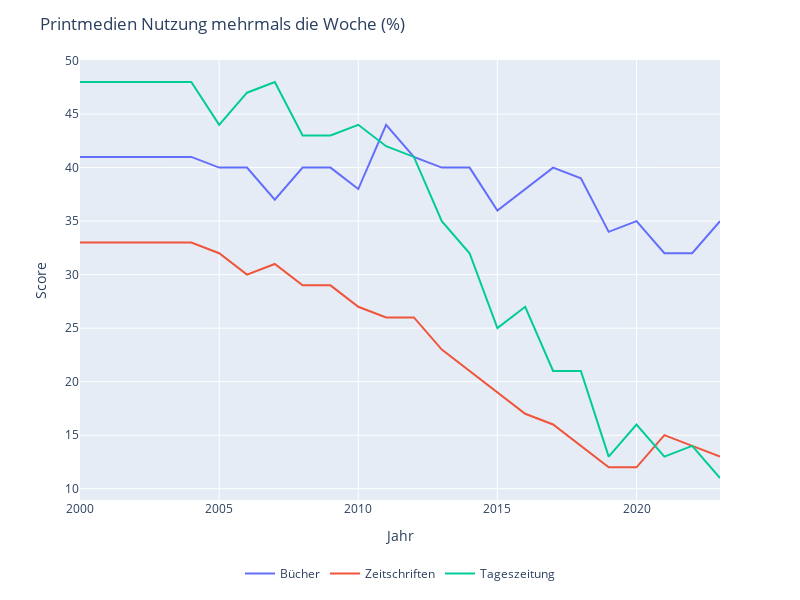

Here is the notebook cell this chart was saved with:
### Code cell
fig = px.line(data, y=['Bücher','Zeitschriften','Tageszeitung'])
fig.update_layout(title='Printmedien Nutzung mehrmals die Woche (%)',autosize=False, width=800,height=600)
fig.update_yaxes(title='Prozent')
fig.update_layout(legend=dict(
    orientation='h',
    yanchor='bottom',
    y=-0.2,
    xanchor='right',
    x=0.75,
    title=''
))
fig.show()

### Figure 1 — Plotly figure (JSON) as saved in the notebook; plotly's stock layout.template omitted (floating-point values rounded to 4 significant figures)
{"data": [{"hovertemplate": "variable=Bücher<br>Jahr=%{x}<br>value=%{y}<extra></extra>", "legendgroup": "Bücher", "line": {"color": "#636efa", "dash": "solid"}, "marker": {"symbol": "circle"}, "mode": "lines", "name": "Bücher", "orientation": "v", "showlegend": true, "type": "scatter", "x": ["2000-01-01T00:00:00", "2001-01-01T00:00:00", "2002-01-01T00:00:00", "2003-01-01T00:00:00", "2004-01-01T00:00:00", "2005-01-01T00:00:00", "2006-01-01T00:00:00", "2007-01-01T00:00:00", "2008-01-01T00:00:00", "2009-01-01T00:00:00", "2010-01-01T00:00:00", "2011-01-01T00:00:00", "2012-01-01T00:00:00", "2013-01-01T00:00:00", "2014-01-01T00:00:00", "2015-01-01T00:00:00", "2016-01-01T00:00:00", "2017-01-01T00:00:00", "2018-01-01T00:00:00", "2019-01-01T00:00:00", "2020-01-01T00:00:00", "2021-01-01T00:00:00", "2022-01-01T00:00:00", "2023-01-01T00:00:00"], "xaxis": "x", "y": [41, 41, 41, 41, 41, 40, 40, 37, 40, 40, 38, 44, 41, 40, 40, 36, 38, 40, 39, 34, 35, 32, 32, 35], "yaxis": "y"}, {"hovertemplate": "variable=Zeitschriften<br>Jahr=%{x}<br>value=%{y}<extra></extra>", "legendgroup": "Zeitschriften", "line": {"color": "#EF553B", "dash": "solid"}, "marker": {"symbol": "circle"}, "mode": "lines", "name": "Zeitschriften", "orientation": "v", "showlegend": true, "type": "scatter", "x": ["2000-01-01T00:00:00", "2001-01-01T00:00:00", "2002-01-01T00:00:00", "2003-01-01T00:00:00", "2004-01-01T00:00:00", "2005-01-01T00:00:00", "2006-01-01T00:00:00", "2007-01-01T00:00:00", "2008-01-01T00:00:00", "2009-01-01T00:00:00", "2010-01-01T00:00:00", "2011-01-01T00:00:00", "2012-01-01T00:00:00", "2013-01-01T00:00:00", "2014-01-01T00:00:00", "2015-01-01T00:00:00", "2016-01-01T00:00:00", "2017-01-01T00:00:00", "2018-01-01T00:00:00", "2019-01-01T00:00:00", "2020-01-01T00:00:00", "2021-01-01T00:00:00", "2022-01-01T00:00:00", "2023-01-01T00:00:00"], "xaxis": "x", "y": [33, 33, 33, 33, 33, 32, 30, 31, 29, 29, 27, 26, 26, 23, 21, 19, 17, 16, 14, 12, 12, 15, 14, 13], "yaxis": "y"}, {"hovertemplate": "variable=Tageszeitung<br>Jahr=%{x}<br>value=%{y}<extra></extra>", "legendgroup": "Tageszeitung", "line": {"color": "#00cc96", "dash": "solid"}, "marker": {"symbol": "circle"}, "mode": "lines", "name": "Tageszeitung", "orientation": "v", "showlegend": true, "type": "scatter", "x": ["2000-01-01T00:00:00", "2001-01-01T00:00:00", "2002-01-01T00:00:00", "2003-01-01T00:00:00", "2004-01-01T00:00:00", "2005-01-01T00:00:00", "2006-01-01T00:00:00", "2007-01-01T00:00:00", "2008-01-01T00:00:00", "2009-01-01T00:00:00", "2010-01-01T00:00:00", "2011-01-01T00:00:00", "2012-01-01T00:00:00", "2013-01-01T00:00:00", "2014-01-01T00:00:00", "2015-01-01T00:00:00", "2016-01-01T00:00:00", "2017-01-01T00:00:00", "2018-01-01T00:00:00", "2019-01-01T00:00:00", "2020-01-01T00:00:00", "2021-01-01T00:00:00", "2022-01-01T00:00:00", "2023-01-01T00:00:00"], "xaxis": "x", "y": [48, 48, 48, 48, 48, 44, 47, 48, 43, 43, 44, 42, 41, 35, 32, 25, 27, 21, 21, 13, 16, 13, 14, 11], "yaxis": "y"}], "layout": {"autosize": false, "height": 600, "legend": {"orientation": "h", "title": {"text": ""}, "tracegroupgap": 0, "x": 0.75, "xanchor": "right", "y": -0.2, "yanchor": "bottom"}, "margin": {"t": 60}, "title": {"text": "Printmedien Nutzung mehrmals die Woche (%)"}, "width": 800, "xaxis": {"anchor": "y", "domain": [0, 1], "title": {"text": "Jahr"}}, "yaxis": {"anchor": "x", "domain": [0, 1], "title": {"text": "Score"}}}}
